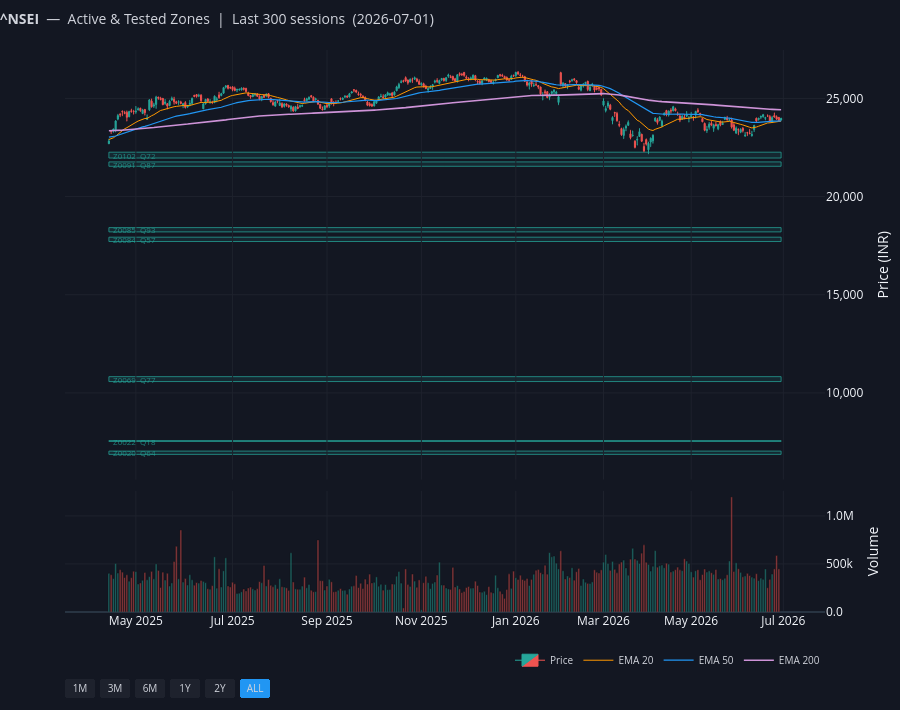

Here is the notebook cell this chart was saved with:
### Code cell
if len(live):
    fig_live = plot_zones_on_candles(
        proc, live,
        title=f'<b>{SYMBOL}</b>  —  Active & Tested Zones  |  Last 300 sessions  ({current_date})',
        n_candles=300,
    )
    fig_live.show()

### Figure 1 — Plotly figure (JSON) as saved in the notebook; plotly's stock layout.template omitted (floating-point values rounded to 4 significant figures; data arrays with more than 128 entries replaced by an {"elided": "..."} marker saying what was removed)
{"data": [{"close": {"elided": "300 float values"}, "decreasing": {"fillcolor": "#ef5350", "line": {"color": "#ef5350", "width": 1}}, "high": {"elided": "300 float values"}, "hoverinfo": "x+y", "increasing": {"fillcolor": "#26a69a", "line": {"color": "#26a69a", "width": 1}}, "low": {"elided": "300 float values"}, "name": "Price", "open": {"elided": "300 float values"}, "type": "candlestick", "whiskerwidth": 0.5, "x": {"elided": "300 str values"}, "xaxis": "x", "yaxis": "y"}, {"hovertemplate": "Vol: %{y:,.0f}<extra></extra>", "marker": {"color": {"elided": "300 str values"}}, "name": "Volume", "opacity": 0.55, "showlegend": false, "type": "bar", "x": {"elided": "300 str values"}, "xaxis": "x2", "y": {"elided": "300 int values"}, "yaxis": "y2"}, {"hovertemplate": "EMA20: %{y:.2f}<extra></extra>", "line": {"color": "#ff9800", "dash": "solid", "width": 1}, "name": "EMA 20", "type": "scatter", "x": {"elided": "300 str values"}, "xaxis": "x", "y": {"elided": "300 float values"}, "yaxis": "y"}, {"hovertemplate": "EMA50: %{y:.2f}<extra></extra>", "line": {"color": "#2196F3", "dash": "solid", "width": 1.2}, "name": "EMA 50", "type": "scatter", "x": {"elided": "300 str values"}, "xaxis": "x", "y": {"elided": "300 float values"}, "yaxis": "y"}, {"hovertemplate": "EMA200: %{y:.2f}<extra></extra>", "line": {"color": "#ce93d8", "dash": "solid", "width": 1.6}, "name": "EMA 200", "type": "scatter", "x": {"elided": "300 str values"}, "xaxis": "x", "y": {"elided": "300 float values"}, "yaxis": "y"}, {"fill": "toself", "fillcolor": "rgba(0,0,0,0)", "hovertemplate": "<b>Z0020</b>  🟢 Demand<br>Top: <b>7034.80</b>  Bottom: <b>6869.00</b><br>Width: 1.31× ATR<br>Quality: <b>64</b>/100<br>Status: <b>tested</b>  |  Tests: 2<br>Formed: 15 Feb 2016<extra></extra>", "line": {"color": "rgba(0,0,0,0)"}, "name": "Z0020", "showlegend": false, "type": "scatter", "x": ["2025-04-11T00:00:00", "2026-07-01T00:00:00", "2026-07-01T00:00:00", "2025-04-11T00:00:00", "2025-04-11T00:00:00"], "xaxis": "x", "y": [6869, 6869, 7035.0, 7035.0, 6869], "yaxis": "y"}, {"fill": "toself", "fillcolor": "rgba(0,0,0,0)", "hovertemplate": "<b>Z0022</b>  🟢 Demand<br>Top: <b>7569.35</b>  Bottom: <b>7526.70</b><br>Width: 0.43× ATR<br>Quality: <b>18</b>/100<br>Status: <b>tested</b>  |  Tests: 1<br>Formed: 11 Apr 2016<extra></extra>", "line": {"color": "rgba(0,0,0,0)"}, "name": "Z0022", "showlegend": false, "type": "scatter", "x": ["2025-04-11T00:00:00", "2026-07-01T00:00:00", "2026-07-01T00:00:00", "2025-04-11T00:00:00", "2025-04-11T00:00:00"], "xaxis": "x", "y": [7527.0, 7527.0, 7569.0, 7569.0, 7527.0], "yaxis": "y"}, {"fill": "toself", "fillcolor": "rgba(0,0,0,0)", "hovertemplate": "<b>Z0069</b>  🟢 Demand<br>Top: <b>10827.45</b>  Bottom: <b>10577.75</b><br>Width: 1.35× ATR<br>Quality: <b>77</b>/100<br>Status: <b>tested</b>  |  Tests: 1<br>Formed: 17 Jul 2020<extra></extra>", "line": {"color": "rgba(0,0,0,0)"}, "name": "Z0069", "showlegend": false, "type": "scatter", "x": ["2025-04-11T00:00:00", "2026-07-01T00:00:00", "2026-07-01T00:00:00", "2025-04-11T00:00:00", "2025-04-11T00:00:00"], "xaxis": "x", "y": [10580.0, 10580.0, 10830.0, 10830.0, 10580.0], "yaxis": "y"}, {"fill": "toself", "fillcolor": "rgba(0,0,0,0)", "hovertemplate": "<b>Z0084</b>  🟢 Demand<br>Top: <b>17931.60</b>  Bottom: <b>17711.20</b><br>Width: 1.44× ATR<br>Quality: <b>57</b>/100<br>Status: <b>active</b>  |  Tests: 0<br>Formed: 28 Apr 2023<extra></extra>", "line": {"color": "rgba(0,0,0,0)"}, "name": "Z0084", "showlegend": false, "type": "scatter", "x": ["2025-04-11T00:00:00", "2026-07-01T00:00:00", "2026-07-01T00:00:00", "2025-04-11T00:00:00", "2025-04-11T00:00:00"], "xaxis": "x", "y": [17710.0, 17710.0, 17930.0, 17930.0, 17710.0], "yaxis": "y"}, {"fill": "toself", "fillcolor": "rgba(0,0,0,0)", "hovertemplate": "<b>Z0085</b>  🟢 Demand<br>Top: <b>18419.75</b>  Bottom: <b>18202.40</b><br>Width: 1.42× ATR<br>Quality: <b>93</b>/100<br>Status: <b>active</b>  |  Tests: 0<br>Formed: 26 May 2023<extra></extra>", "line": {"color": "rgba(0,0,0,0)"}, "name": "Z0085", "showlegend": false, "type": "scatter", "x": ["2025-04-11T00:00:00", "2026-07-01T00:00:00", "2026-07-01T00:00:00", "2025-04-11T00:00:00", "2025-04-11T00:00:00"], "xaxis": "x", "y": [18200.0, 18200.0, 18420.0, 18420.0, 18200.0], "yaxis": "y"}, {"fill": "toself", "fillcolor": "rgba(0,0,0,0)", "hovertemplate": "<b>Z0091</b>  🟢 Demand<br>Top: <b>21766.80</b>  Bottom: <b>21543.35</b><br>Width: 0.87× ATR<br>Quality: <b>87</b>/100<br>Status: <b>tested</b>  |  Tests: 3<br>Formed: 14 Feb 2024<extra></extra>", "line": {"color": "rgba(0,0,0,0)"}, "name": "Z0091", "showlegend": false, "type": "scatter", "x": ["2025-04-11T00:00:00", "2026-07-01T00:00:00", "2026-07-01T00:00:00", "2025-04-11T00:00:00", "2025-04-11T00:00:00"], "xaxis": "x", "y": [21540.0, 21540.0, 21770.0, 21770.0, 21540.0], "yaxis": "y"}, {"fill": "toself", "fillcolor": "rgba(0,0,0,0)", "hovertemplate": "<b>Z0102</b>  🟢 Demand<br>Top: <b>22261.55</b>  Bottom: <b>21964.60</b><br>Width: 1.20× ATR<br>Quality: <b>72</b>/100<br>Status: <b>tested</b>  |  Tests: 3<br>Formed: 05 Mar 2025<extra></extra>", "line": {"color": "rgba(0,0,0,0)"}, "name": "Z0102", "showlegend": false, "type": "scatter", "x": ["2025-04-11T00:00:00", "2026-07-01T00:00:00", "2026-07-01T00:00:00", "2025-04-11T00:00:00", "2025-04-11T00:00:00"], "xaxis": "x", "y": [21960.0, 21960.0, 22260.0, 22260.0, 21960.0], "yaxis": "y"}], "layout": {"annotations": [{"font": {"color": "rgba(38,166,154,0.75)", "size": 8}, "showarrow": false, "text": " Z0020  Q64", "x": "2025-04-11T00:00:00", "xanchor": "left", "xref": "x", "y": 6952.0, "yref": "y"}, {"font": {"color": "rgba(38,166,154,0.75)", "size": 8}, "showarrow": false, "text": " Z0022  Q18", "x": "2025-04-11T00:00:00", "xanchor": "left", "xref": "x", "y": 7548.0, "yref": "y"}, {"font": {"color": "rgba(38,166,154,0.75)", "size": 8}, "showarrow": false, "text": " Z0069  Q77", "x": "2025-04-11T00:00:00", "xanchor": "left", "xref": "x", "y": 10700.0, "yref": "y"}, {"font": {"color": "rgba(38,166,154,0.75)", "size": 8}, "showarrow": false, "text": " Z0084  Q57", "x": "2025-04-11T00:00:00", "xanchor": "left", "xref": "x", "y": 17820.0, "yref": "y"}, {"font": {"color": "rgba(38,166,154,0.75)", "size": 8}, "showarrow": false, "text": " Z0085  Q93", "x": "2025-04-11T00:00:00", "xanchor": "left", "xref": "x", "y": 18310.0, "yref": "y"}, {"font": {"color": "rgba(38,166,154,0.75)", "size": 8}, "showarrow": false, "text": " Z0091  Q87", "x": "2025-04-11T00:00:00", "xanchor": "left", "xref": "x", "y": 21660.0, "yref": "y"}, {"font": {"color": "rgba(38,166,154,0.75)", "size": 8}, "showarrow": false, "text": " Z0102  Q72", "x": "2025-04-11T00:00:00", "xanchor": "left", "xref": "x", "y": 22110.0, "yref": "y"}], "height": 710, "hoverlabel": {"bgcolor": "#1e222d", "font": {"size": 11}}, "hovermode": "x unified", "legend": {"bgcolor": "rgba(0,0,0,0)", "font": {"color": "#d1d4dc", "size": 10}, "orientation": "h", "x": 1, "xanchor": "right", "y": -0.06, "yanchor": "top"}, "margin": {"b": 70, "l": 65, "r": 25, "t": 50}, "paper_bgcolor": "#131722", "plot_bgcolor": "#131722", "shapes": [{"fillcolor": "rgba(38,166,154,0.12)", "layer": "below", "line": {"color": "rgba(38,166,154,0.75)", "dash": "solid", "width": 1}, "type": "rect", "x0": "2025-04-11T00:00:00", "x1": "2026-07-01T00:00:00", "xref": "x", "y0": 6869, "y1": 7035.0, "yref": "y"}, {"fillcolor": "rgba(38,166,154,0.12)", "layer": "below", "line": {"color": "rgba(38,166,154,0.75)", "dash": "solid", "width": 1}, "type": "rect", "x0": "2025-04-11T00:00:00", "x1": "2026-07-01T00:00:00", "xref": "x", "y0": 7527.0, "y1": 7569.0, "yref": "y"}, {"fillcolor": "rgba(38,166,154,0.12)", "layer": "below", "line": {"color": "rgba(38,166,154,0.75)", "dash": "solid", "width": 1}, "type": "rect", "x0": "2025-04-11T00:00:00", "x1": "2026-07-01T00:00:00", "xref": "x", "y0": 10580.0, "y1": 10830.0, "yref": "y"}, {"fillcolor": "rgba(38,166,154,0.12)", "layer": "below", "line": {"color": "rgba(38,166,154,0.75)", "dash": "solid", "width": 1}, "type": "rect", "x0": "2025-04-11T00:00:00", "x1": "2026-07-01T00:00:00", "xref": "x", "y0": 17710.0, "y1": 17930.0, "yref": "y"}, {"fillcolor": "rgba(38,166,154,0.12)", "layer": "below", "line": {"color": "rgba(38,166,154,0.75)", "dash": "solid", "width": 1}, "type": "rect", "x0": "2025-04-11T00:00:00", "x1": "2026-07-01T00:00:00", "xref": "x", "y0": 18200.0, "y1": 18420.0, "yref": "y"}, {"fillcolor": "rgba(38,166,154,0.12)", "layer": "below", "line": {"color": "rgba(38,166,154,0.75)", "dash": "solid", "width": 1}, "type": "rect", "x0": "2025-04-11T00:00:00", "x1": "2026-07-01T00:00:00", "xref": "x", "y0": 21540.0, "y1": 21770.0, "yref": "y"}, {"fillcolor": "rgba(38,166,154,0.12)", "layer": "below", "line": {"color": "rgba(38,166,154,0.75)", "dash": "solid", "width": 1}, "type": "rect", "x0": "2025-04-11T00:00:00", "x1": "2026-07-01T00:00:00", "xref": "x", "y0": 21960.0, "y1": 22260.0, "yref": "y"}], "title": {"font": {"color": "#d1d4dc", "size": 14}, "text": "<b>^NSEI</b>  —  Active & Tested Zones  |  Last 300 sessions  (2026-07-01)", "x": 0, "xanchor": "left", "y": 0.98, "yanchor": "top"}, "xaxis": {"anchor": "y", "domain": [0, 1], "gridcolor": "#1e222d", "gridwidth": 1, "matches": "x2", "rangebreaks": [{"bounds": ["sat", "mon"]}, {"values": ["2025-04-14", "2025-04-18", "2025-05-01", "2025-08-15", "2025-08-27", "2025-10-02", "2025-10-22", "2025-11-05", "2025-12-25", "2026-01-15", "2026-01-26", "2026-03-03", "2026-03-26", "2026-03-31", "2026-04-03", "2026-04-14", "2026-05-01", "2026-05-28", "2026-06-26"]}], "rangeselector": {"activecolor": "#2196F3", "bgcolor": "#1e222d", "buttons": [{"count": 1, "label": "1M", "step": "month", "stepmode": "backward"}, {"count": 3, "label": "3M", "step": "month", "stepmode": "backward"}, {"count": 6, "label": "6M", "step": "month", "stepmode": "backward"}, {"count": 1, "label": "1Y", "step": "year", "stepmode": "backward"}, {"count": 2, "label": "2Y", "step": "year", "stepmode": "backward"}, {"label": "ALL", "step": "all"}], "font": {"color": "#d1d4dc", "size": 10}, "x": 0, "xanchor": "left", "y": -0.12, "yanchor": "top"}, "rangeslider": {"visible": false}, "showgrid": true, "showticklabels": false, "zeroline": false}, "xaxis2": {"anchor": "y2", "domain": [0, 1], "gridcolor": "#1e222d", "rangebreaks": [{"bounds": ["sat", "mon"]}, {"values": ["2025-04-14", "2025-04-18", "2025-05-01", "2025-08-15", "2025-08-27", "2025-10-02", "2025-10-22", "2025-11-05", "2025-12-25", "2026-01-15", "2026-01-26", "2026-03-03", "2026-03-26", "2026-03-31", "2026-04-03", "2026-04-14", "2026-05-01", "2026-05-28", "2026-06-26"]}], "showgrid": true}, "yaxis": {"anchor": "x", "domain": [0.2356, 1], "gridcolor": "#1e222d", "side": "right", "tickformat": ",.0f", "title": {"text": "Price (INR)"}}, "yaxis2": {"anchor": "x2", "domain": [0, 0.2156], "gridcolor": "#1e222d", "side": "right", "tickformat": ".2s", "title": {"text": "Volume"}}}}
